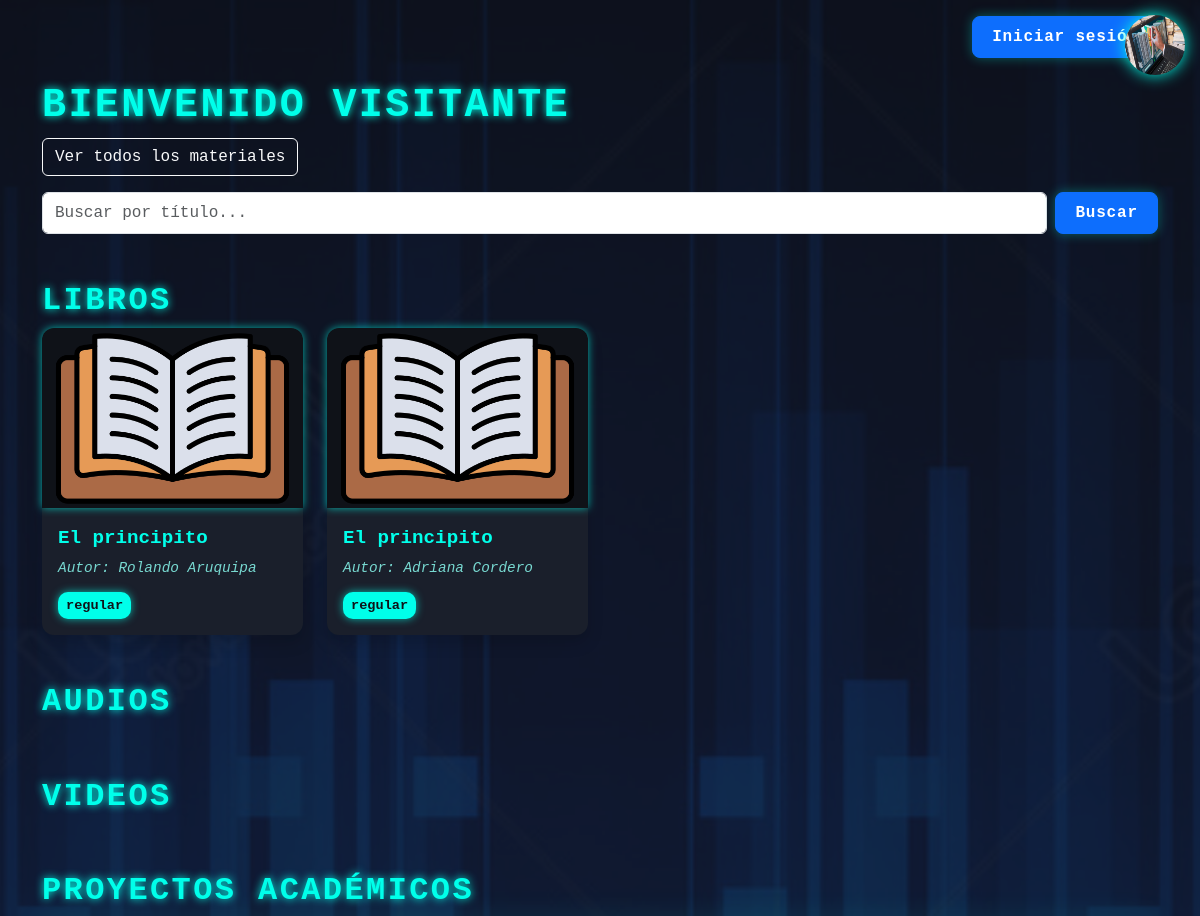
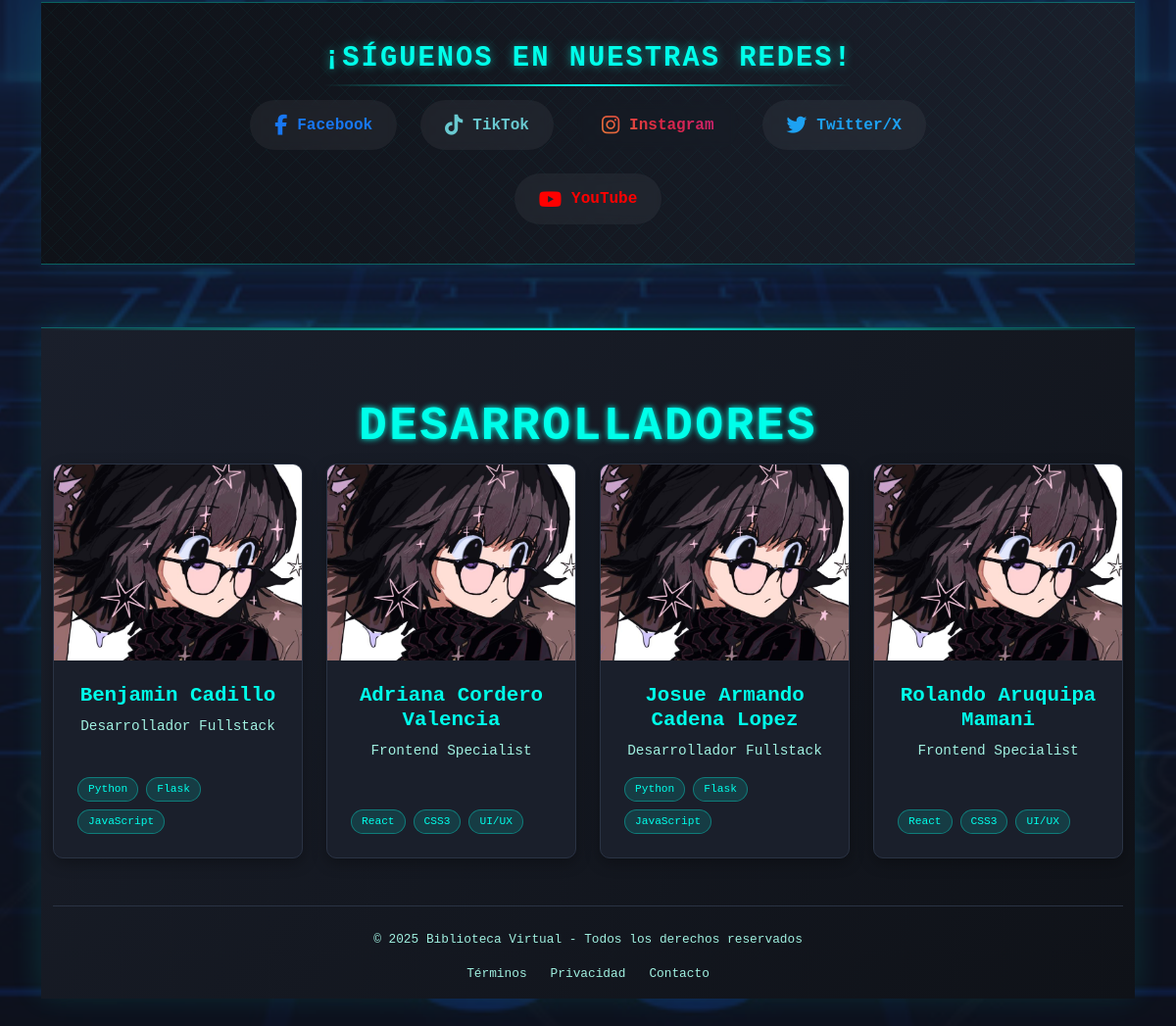
The page /?tipo=libro on the database its author committed (2 pictures, top to bottom).
### models/material_model.py (models this page shows, shortened)
class Material(db.Model):
    __tablename__ = 'materiales'
    id_material = db.Column(db.Integer, primary_key=True)
    tipo = db.Column(db.String(50), nullable=False)
    titulo = db.Column(db.String(100), nullable=False)
    fecha_ingreso = db.Column(db.String(20), nullable=False)
    estado = db.Column(db.String(20), nullable=False)
    id_categoria = db.Column(db.Integer, db.ForeignKey('categoria.id_cat'),nullable=False)
    id_autor = db.Column(db.Integer, db.ForeignKey('autores.id_autor'), nullable=False)
    categoria = db.relationship('Categoria', back_populates='materiales')
    libro = db.relationship('Libro', back_populates='material')
    autor = db.relationship('Autores', back_populates='materiales')
    audio = db.relationship('Audio', back_populates = 'material')
    proyecto_academico = db.relationship('Proyecto', back_populates='material')
    video = db.relationship('Video', back_populates='material')

### models/autores_model.py (models this page shows, shortened)
class Autores(db.Model):
    __tablename__ = "autores"
    id_autor = db.Column(db.Integer,primary_key=True)
    nombre = db.Column(db.String(150),nullable=False)
    materiales = db.relationship('Material', back_populates='autor')

### run.py (the view)
@app.route("/")
def home():
    tipo = request.args.get("tipo")
    buscar = request.args.get("buscar")
    query = Material.query
    if tipo:
        if tipo.lower() == 'proyecto':
            query = query.filter(
                or_(
                    Material.tipo.ilike('%proyecto%'),
                    Material.tipo.ilike('%tesis%')
                )
            )
        else:
            query = query.filter(Material.tipo.ilike(f"%{tipo}%"))
    if buscar:
        query = query.filter(Material.titulo.ilike(f"%{buscar}%"))
    materiales = query.all()
    if 'usuario_tipo' in session:
        if "usuario_tipo" in session and session['usuario_tipo'].lower() != 'Lector':
            return redirect(url_for('dashboard.index'))
        else:
            return render_template('dashboard.html')
    return render_template('home_lector.html', materiales=materiales)

### templates/home_lector.html (shortened to what this page needs)
<!DOCTYPE html>
<html lang="es">
<head>
    <link href="https://cdn.jsdelivr.net/npm/bootstrap@5.3.6/dist/css/bootstrap.min.css" rel="stylesheet" />
    <link href="https://cdnjs.cloudflare.com/ajax/libs/font-awesome/6.5.1/css/all.min.css" rel="stylesheet" />
</head>
<body>
  <a href="/" title="Logo Biblioteca" class="floating-logo">
    <img src="{{ url_for('static', filename='logo.png') }}" alt="Logo Biblioteca" style="width:100%; height:100%; border-radius: 50%;">
  </a>
  <div class="container">
    <div class="d-flex justify-content-end mt-3">
      {% if 'usuario_tipo' in session %}
        <a href="{{ url_for('auth.logout') }}" class="btn btn-danger">Cerrar sesión</a>
      {% else %}
        <a href="{{ url_for('usuario.login') }}" class="btn btn-primary">Iniciar sesión</a>
      {% endif %}
    </div>
    <h1 class="mt-4">Bienvenido{% if 'usuario_nombre' in session %} {{ session.usuario_nombre }}{% else %} visitante{% endif %}</h1>
    <a href="{{ url_for('home') }}" class="btn btn-outline-light mb-3">Ver todos los materiales</a>
    <form method="get" class="mb-4 d-flex" role="search">
      <input type="text" name="buscar" class="form-control me-2" placeholder="Buscar por título..." value="{{ request.args.get('buscar', '') }}">
      <button class="btn btn-primary" type="submit">Buscar</button>
    </form>
    <h2 class="mt-5">
  <a href="{{ url_for('home', tipo='libro') }}" style="text-decoration: none; color: #00ffea;">
    Libros
  </a>
</h2>
    <div class="materiales-grid">
      {% for m in materiales %}
        {% if m.tipo.lower() == 'libro' %}
          <div class="material-card shadow">
            <img src="{{ url_for('static', filename='libro.png') }}" alt="{{ m.titulo }}" class="material-img" />
            <div class="material-body">
              <div>
                <div class="material-title">{{ m.titulo }}</div>
                <div class="material-author">Autor: {{ m.autor.nombre }}</div>
              </div>
              <div class="material-status">{{ m.estado }}</div>
            </div>
          </div>
        {% endif %}
      {% endfor %}
    </div>
    <h2 class="mt-5">
  <a href="{{ url_for('home', tipo='audio') }}" style="text-decoration: none; color: #00ffea;">
    Audios
  </a>
</h2>
    <h2 class="mt-5">
  <a href="{{ url_for('home', tipo='video') }}" style="text-decoration: none; color: #00ffea;">
    Videos
  </a>
</h2>
    <h2 class="mt-5">
  <a href="{{ url_for('home', tipo='proyecto' or 'Tesis') }}" style="text-decoration: none; color: #00ffea;">
    Proyectos Académicos
  </a>
</h2>
    <div class="social-banner">
    <div class="container">
      <h3 class="social-title">¡Síguenos en nuestras redes!</h3>
      <div class="social-links">
        <a href="https://facebook.com" target="_blank" class="social-link facebook">
          <i class="fab fa-facebook-f"></i>
          <span>Facebook</span>
        </a>
        <a href="https://tiktok.com" target="_blank" class="social-link tiktok">
          <i class="fab fa-tiktok"></i>
          <span>TikTok</span>
        </a>
        <a href="https://instagram.com" target="_blank" class="social-link instagram">
          <i class="fab fa-instagram"></i>
          <span>Instagram</span>
        </a>
        <a href="https://twitter.com" target="_blank" class="social-link twitter">
          <i class="fab fa-twitter"></i>
          <span>Twitter/X</span>
        </a>
        <a href="https://youtube.com" target="_blank" class="social-link youtube">
          <i class="fab fa-youtube"></i>
          <span>YouTube</span>
        </a>
      </div>
    </div>
  </div>
    <footer class="footer-interactive">
      <div class="text-center mt-4">
        <h2 style="color: #00ffea; text-shadow: 0 0 6px #00ffea; font-size: 3rem" >Desarrolladores</h2>
      </div>
      <div class="container">
        <div class="row row-cols-1 row-cols-md-4 g-4">
          <div class="col">
            <div class="dev-card">
              <div class="card-image-container">
                <img src="static/girl.jpg" class="dev-image" alt="DEV 1">
              </div>
              <div class="dev-info">
                <h5 class="dev-name">Benjamin Cadillo</h5>
                <p class="dev-role">Desarrollador Fullstack</p>
                <div class="dev-skills">
                  <span>Python</span>
                  <span>Flask</span>
                  <span>JavaScript</span>
                </div>
              </div>
            </div>
          </div>
          <div class="col">
            <div class="dev-card">
              <div class="card-image-container">
                <img src="static/girl.jpg" class="dev-image" alt="DEV 2">
              </div>
              <div class="dev-info">
                <h5 class="dev-name">Adriana Cordero Valencia</h5>
                <p class="dev-role">Frontend Specialist</p>
                <div class="dev-skills">
                  <span>React</span>
                  <span>CSS3</span>
                  <span>UI/UX</span>
                </div>
              </div>
            </div>
          </div>
          <div class="col">
            <div class="dev-card">
              <div class="card-image-container">
                <img src="static/girl.jpg" class="dev-image" alt="DEV 2">
              </div>
              <div class="dev-info">
                <h5 class="dev-name">Josue Armando Cadena Lopez</h5>
                <p class="dev-role">Desarrollador Fullstack</p>
                <div class="dev-skills">
                  <span>Python</span>
                  <span>Flask</span>
                  <span>JavaScript</span>
                </div>
              </div>
            </div>
          </div>
          <div class="col">
            <div class="dev-card">
              <div class="card-image-container">
                <img src="static/girl.jpg" class="dev-image" alt="DEV 2">
              </div>
              <div class="dev-info">
                <h5 class="dev-name">Rolando Aruquipa Mamani</h5>
                <p class="dev-role">Frontend Specialist</p>
                <div class="dev-skills">
                  <span>React</span>
                  <span>CSS3</span>
                  <span>UI/UX</span>
                </div>
              </div>
            </div>
          </div>
        </div>
        <div class="footer-bottom">
          <p class="copyright">&copy; 2025 Biblioteca Virtual - Todos los derechos reservados</p>
          <div class="footer-links">
            <a href="#">Términos</a>
            <a href="#">Privacidad</a>
            <a href="#">Contacto</a>
          </div>
        </div>
      </div>
    </footer>
</body>
</html>

### rows shown on the page
Material: titulo "El principito", autor.nombre "Rolando Aruquipa", estado "regular"
Material: titulo "El principito", autor.nombre "Adriana Cordero", estado "regular"
